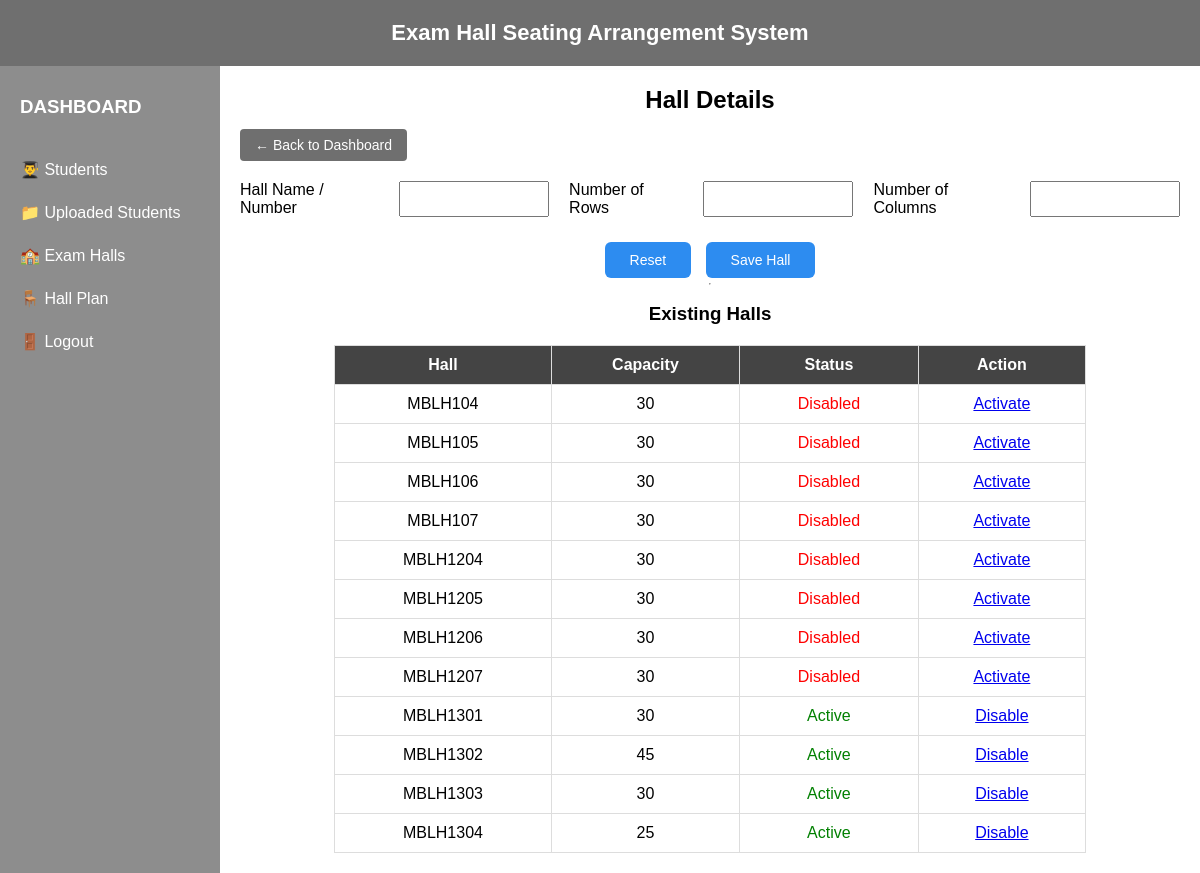
/halls (signed in), run on an earlier commit of the app's database.
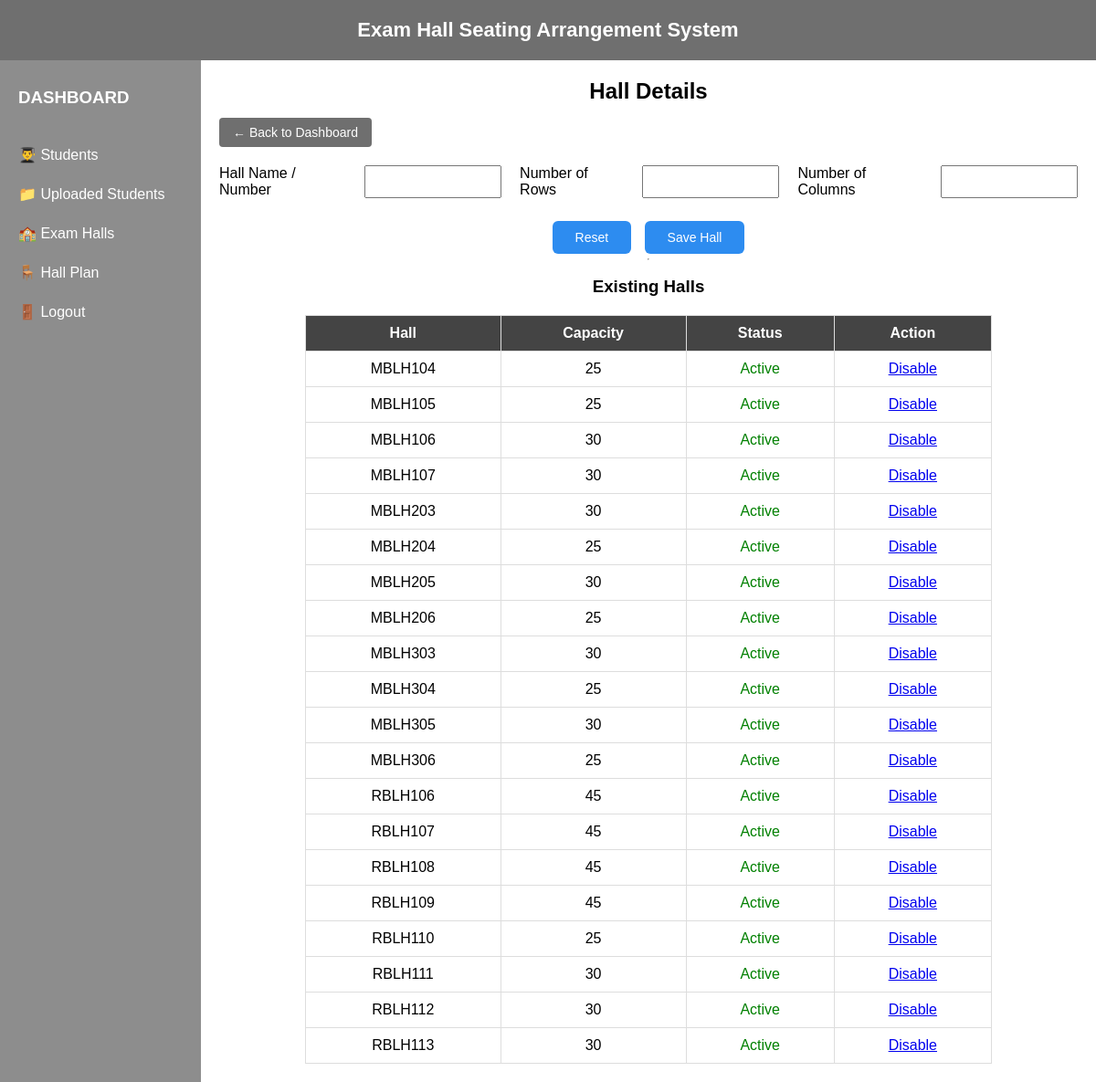
And on a later commit of the database.
### models/hall.py (models this page shows)
class Hall(db.Model):
    id = db.Column(db.Integer, primary_key=True)
    hall_name = db.Column(db.String(50), unique=True, nullable=False)
    rows = db.Column(db.Integer, nullable=False)
    columns = db.Column(db.Integer, nullable=False)
    capacity = db.Column(db.Integer, nullable=False)
    status = db.Column(db.String(20), default="active")

### app.py (the view, shortened to what this page needs)
@app.route('/halls', methods=['GET', 'POST'])
def halls_page():
    if "user" not in session:
        return redirect(url_for("login"))
    halls = Hall.query.all()
    return render_template("halls.html", halls=halls)

### templates/halls.html (shortened to what this page needs)
<!DOCTYPE html>
<html>
<head>
    <link rel="stylesheet" href="{{ url_for('static', filename='css/style.css') }}">
</head>
<body>
<div class="top-header">
    Exam Hall Seating Arrangement System
</div>
<div class="main-container">
    <div class="sidebar">
        <h3>DASHBOARD</h3>
        <ul>
            <li><a href="{{ url_for('students_page') }}">👨‍🎓 Students</a></li>
            <li><a href="{{ url_for('uploaded_batches') }}">📁 Uploaded Students</a></li>
            <li><a href="{{ url_for('halls_page') }}">🏫 Exam Halls</a></li>
            <li><a href="{{ url_for('hall_plan') }}">🪑 Hall Plan</a></li>
            <li><a href="{{ url_for('logout') }}">🚪 Logout</a></li>
        </ul>
    </div>
    <div class="dashboard-content">
        <h2>Hall Details</h2>
        <div class="back-container">
            <a href="{{ url_for('dashboard') }}" class="btn-back">
                ← Back to Dashboard
            </a>
        </div>
        <form method="POST">
            <div class="form-row">
                <label>Hall Name / Number</label>
                <input type="text" name="hall_name" required>
                <label>Number of Rows</label>
                <input type="number" name="rows" required>
                <label>Number of Columns</label>
                <input type="number" name="columns" required>
            </div>
            <div class="hall-btn-group">
                <button type="reset" class="btn-blue">Reset</button>
                <button type="submit" class="btn-blue">Save Hall</button>
            </div>
        </form>
        <hr>
        <br>
        <h3>Existing Halls</h3>
        <table class="hall-table">
            <tr>
                <th>Hall</th>
                <th>Capacity</th>
                <th>Status</th>
                <th>Action</th>
            </tr>
            {% for hall in halls %}
            <tr>
                <td>{{ hall.hall_name }}</td>
                <td>{{ hall.capacity }}</td>
                <td>
                    {% if hall.status == "active" %}
                        <span style="color:green;">Active</span>
                    {% else %}
                        <span style="color:red;">Disabled</span>
                    {% endif %}
                </td>
                <td>
                    {% if hall.status == "active" %}
                        <a href="{{ url_for('toggle_hall', hall_id=hall.id) }}">Disable</a>
                    {% else %}
                        <a href="{{ url_for('toggle_hall', hall_id=hall.id) }}">Activate</a>
                    {% endif %}
                </td>
            </tr>
            {% endfor %}
        </table>
    </div>
</div>
</body>
</html>

### static/css/style.css (style rules this page uses)
* { margin: 0; padding: 0; box-sizing: border-box; font-family: Arial, Helvetica, sans-serif; }
.top-header { background-color: #6f6f6f; color: white; text-align: center; padding: 20px; font-size: 22px; font-weight: bold; }
.main-container { display: flex; min-height: 100vh; }
.sidebar { width: 220px; background-color: #8d8d8d; min-height: 100vh; padding: 30px 20px; color: white; position: sticky; top: 0; }
.sidebar h3 { margin-bottom: 30px; }
.sidebar ul { list-style: none; }
.sidebar li { padding: 12px 0; cursor: pointer; }
.sidebar li a { text-decoration: none; color: white; }
.dashboard-content { flex: 1; padding: 20px; display: flex; flex-direction: column; align-items: center; }
.back-container { width: 100%; text-align: left; }
.btn-back { display: inline-block; width: fit-content; margin: 15px 0 20px 0; padding: 8px 15px; background-color: #6f6f6f; color: white; text-decoration: none; border-radius: 4px; font-size: 14px; }
.hall-btn-group { width: 100%; text-align: center; margin-top: 20px; }
.btn-blue { background-color: #2d8cf0; color: white; padding: 8px 18px; border: none; border-radius: 6px; margin: 5px; cursor: pointer; font-weight: 500; }
.btn-blue { padding: 10px 25px; font-size: 14px; }
.hall-table { width: 80%; border-collapse: collapse; margin-top: 20px; background-color: white; }
.hall-table th, .hall-table td { border: 1px solid #ddd; padding: 10px; text-align: center; }
.hall-table th { background-color: #444; color: white; }
.form-row { display: flex; gap: 20px; margin-bottom: 20px; }
.form-row input, .form-row select { padding: 6px; width: 150px; }

What changed in the data, as far as the page shows it:
changed Hall "MBLH104": capacity "30" → "25"; status "Disabled Activate" → "Active Disable"
changed Hall "MBLH105": capacity "30" → "25"; status "Disabled Activate" → "Active Disable"
changed Hall "MBLH106": status "Disabled Activate" → "Active Disable"
changed Hall "MBLH107": status "Disabled Activate" → "Active Disable"
changed Hall: hall_name "MBLH1204" → "MBLH203"; status "Disabled Activate" → "Active Disable"
changed Hall: hall_name "MBLH1205" → "MBLH204"; capacity "30" → "25"; status "Disabled Activate" → "Active Disable"
changed Hall: hall_name "MBLH1206" → "MBLH205"; status "Disabled Activate" → "Active Disable"
changed Hall: hall_name "MBLH1207" → "MBLH206"; capacity "30" → "25"; status "Disabled Activate" → "Active Disable"
changed Hall: hall_name "MBLH1301" → "MBLH303"
changed Hall: hall_name "MBLH1302" → "MBLH304"; capacity "45" → "25"
changed Hall: hall_name "MBLH1303" → "MBLH305"
changed Hall: hall_name "MBLH1304" → "MBLH306"
added Hall: hall_name "RBLH106", capacity "45", status "Active"
added Hall: hall_name "RBLH107", capacity "45", status "Active"
added Hall: hall_name "RBLH108", capacity "45", status "Active"
added Hall: hall_name "RBLH109", capacity "45", status "Active"
added Hall: hall_name "RBLH110", capacity "25", status "Active"
added Hall: hall_name "RBLH111", capacity "30", status "Active"
added Hall: hall_name "RBLH112", capacity "30", status "Active"
added Hall: hall_name "RBLH113", capacity "30", status "Active"
